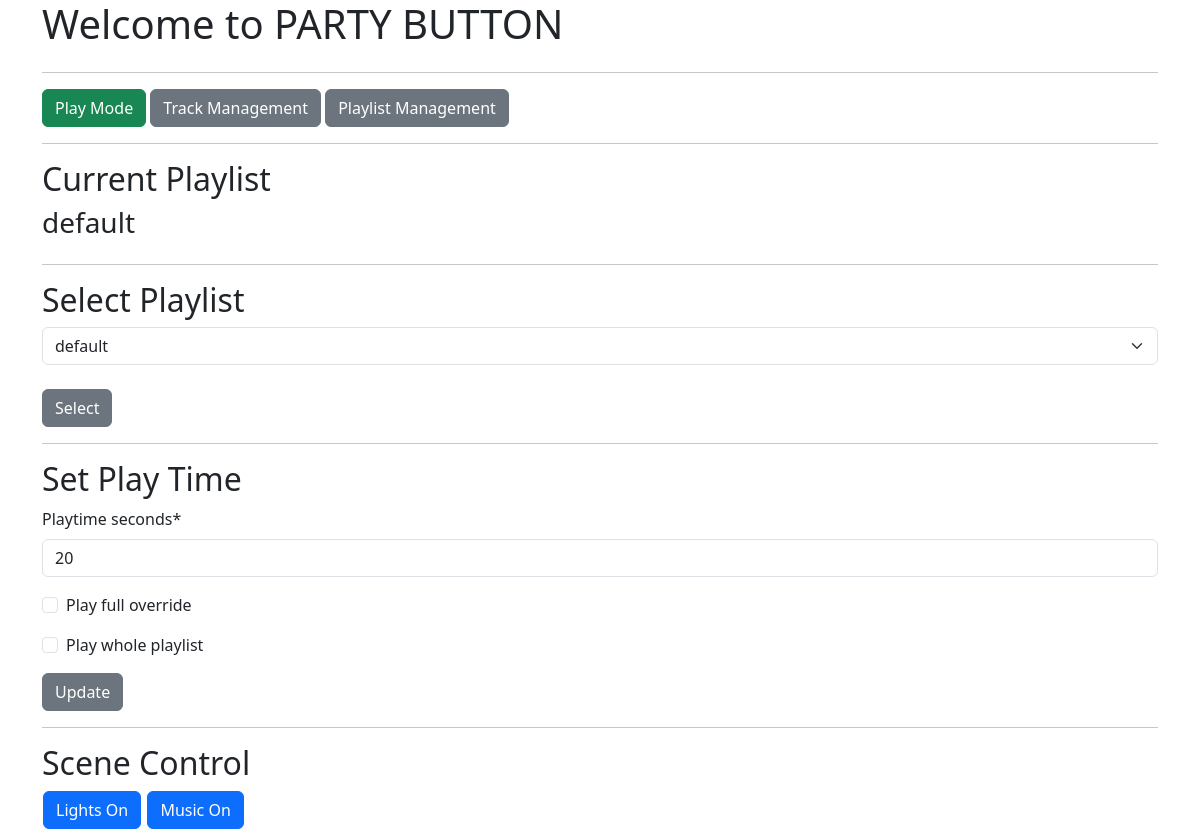
The app's page /selectplaylist/, older data.
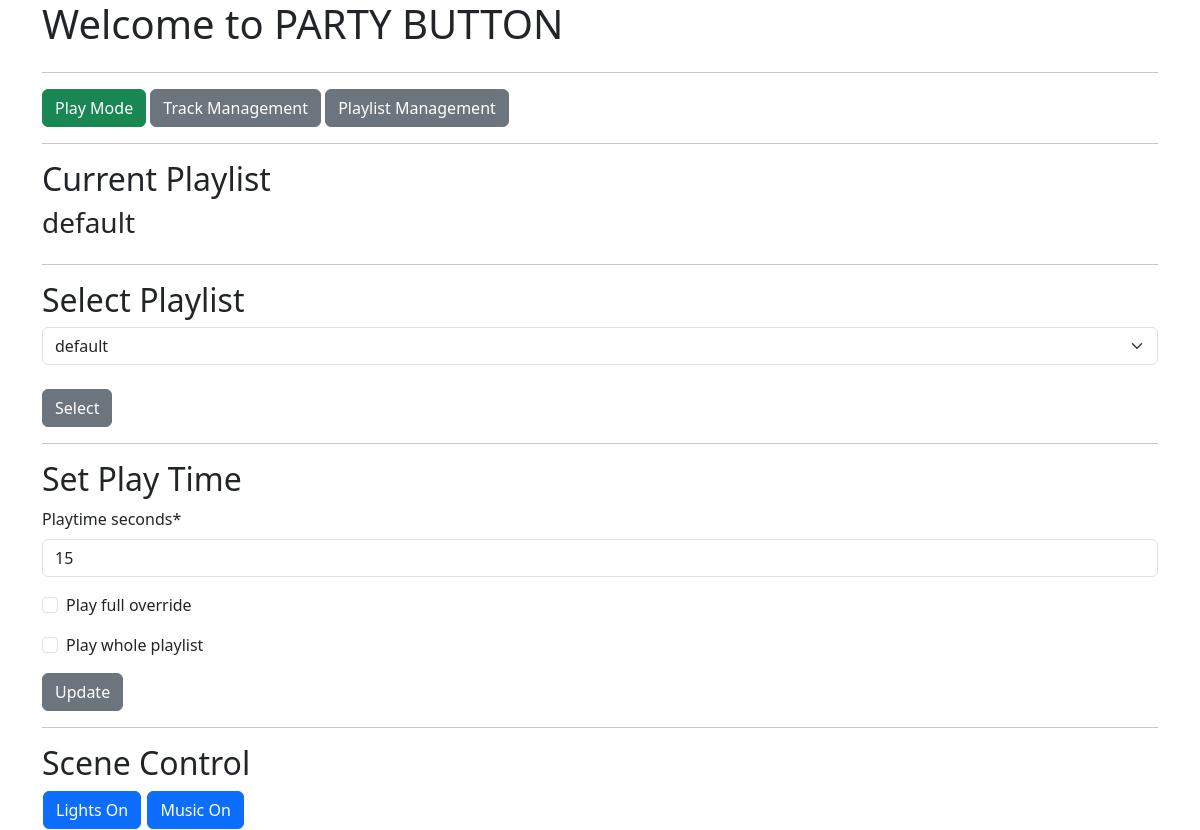
The same page, newer data.
### mp3_manager/models.py (models this page shows, shortened)
class Playtime(models.Model):
    playtime_seconds = models.IntegerField(blank=False, null=False,
                                  default=20,
                                  validators=[MinValueValidator(0),
                                              MaxValueValidator(600)])
    play_full_override = models.BooleanField(blank=False, null=False,
                                             default=False)
    play_whole_playlist = models.BooleanField(blank=False, null=False,
                                             default=False)
    playlist_selection = models.ForeignKey(Playlist, null=True,
                                           on_delete=models.PROTECT)
    lights_only = models.BooleanField(blank=False, null=False,
                                             default=False)
    music_only = models.BooleanField(blank=False, null=False,
                                             default=False)

class Playlist(models.Model):
    name = models.CharField(max_length=256)
    class Meta:
        ordering = ["name"]
    def __str__(self):
        return self.name

### mp3_manager/views.py (the view, shortened to what this page needs)
# urls.py: path("selectplaylist/", views.IndexView.as_view(), name='selectplaylist'),
class IndexView(generic.ListView, FormMixin):
    form_class = PlaytimeForm
    template_name = "mp3_manager/index.html"
    context_object_name = "tracks_list"
    def get(self, request):
        playlists = Playlist.objects.all()
        playtime = Playtime.objects.all()[0]
        return render(request, self.template_name,
                      {"playtime": playtime,
                       "playtimeform": PlaytimeForm(instance=playtime),
                       "playlists": playlists})

### mp3_manager/form.py
class PlaytimeForm(ModelForm):
    class Meta:
        model = Playtime
        fields = ["playtime_seconds", "play_full_override", "play_whole_playlist"]

### mp3_manager/templates/mp3_manager/index.html (shortened to what this page needs)
{% extends "./base.html" %}
{% load crispy_forms_tags %}
{% block content %}
  <div class="row">
    <div class="col">
      <a href="/"><button type="button" class="btn btn-success">Play Mode</button></a>&nbsp;<a  href="/tracks"><button type="button" class="btn btn-secondary">Track Management</button></a>&nbsp;<a href="/playlists"><button type="button" class="btn btn-secondary">Playlist Management</button></a>
    </div>
  </div>
  <hr>
  <div class="row">
    <div class="col">
      <h2>Current Playlist</h2>
      <h3>{{ playtime.playlist_selection }}</h3>
    </div>
  </div>
  <hr>
  <div class="row">
    <div class="col">
       <h2>Select Playlist</h2>
       <form id="selectplaylist_form" id="selectplaylist_form" action={% url 'mp3_manager:selectplaylist' %} method="post" enctype="multipart/form-data">
        <select  class="form-select"  id="playlist_selection" name="playlist_selection">
        {% for playlist in playlists %}
          <option value="{{ playlist.pk }}">{{ playlist }}</option>
        {% endfor %}
        </select><br>
        <input class="btn btn-secondary" type="submit" form="selectplaylist_form" value="Select" id="selectplaylist_submit" name="selectplaylist_submit"></input>
       </form>
    </div>
  </div>
  <hr>
  <div class="row">
      <div class="col">
         <h2>Set Play Time</h2>
         <form id="playtime_form" id="name_form" action={% url 'mp3_manager:index' %} method="post" enctype="multipart/form-data">
          {{ playtimeform|crispy }}
         <input class="btn btn-secondary" type="submit" form="playtime_form" value="Update" id="playtime_update" name="playtime_update"></input>
         </form>
      </div>
  </div>
  <hr>
  <div class="row">
    <div class="col">
      <h2>Scene Control</h2>
      <table>
      <tr>
      <td>
      <form id="lightsctl_form" id="lightsctl_form" action={% url 'mp3_manager:index' %} method="post" enctype="multipart/form-data">
        {% if playtime.lights_only == True %}
          <input type="submit" class="btn btn-success" value="Lights Only" form="lightsctl_form" id="lightsctl_submit" name="lightsctl_submit">
        {% else %}
          {% if playtime.music_only == True %}
            <input type="submit" class="btn btn-danger" value="Lights Off" form="lightsctl_form" id="lightsctl_submit" name="lightsctl_submit">
          {% else %}
            <input type="submit" class="btn btn-primary" value="Lights On" form="lightsctl_form" id="lightsctl_submit" name="lightsctl_submit">
          {% endif %}
        {% endif %}
      </form>
      </td>
      <td>
        <form id="musicctl_form" id="musicctl_form" action={% url 'mp3_manager:index' %} method="post" enctype="multipart/form-data">
          {% if playtime.music_only == True %}
          &nbsp;<input type="submit" class="btn btn-success" value="Music Only" form="musicctl_form" id="musicctl_submit" name="musicctl_submit">
        {% else %}
          {% if playtime.lights_only == True %}
          &nbsp;<input type="submit" class="btn btn-danger" value="Music Off" form="musicctl_form" id="musicctl_submit" name="musicctl_submit">
          {% else %}
          &nbsp;<input type="submit" class="btn btn-primary" value="Music On" form="musicctl_form" id="musicctl_submit" name="musicctl_submit">
          {% endif %}
        {% endif %}
      </form>
      </td>
      </tr>
      </table>
    </div>
</div>
{% endblock %}

Row changes from the older to the newer data that the page shows:
changed Playtime "default": playtime_seconds "20" → "15"
